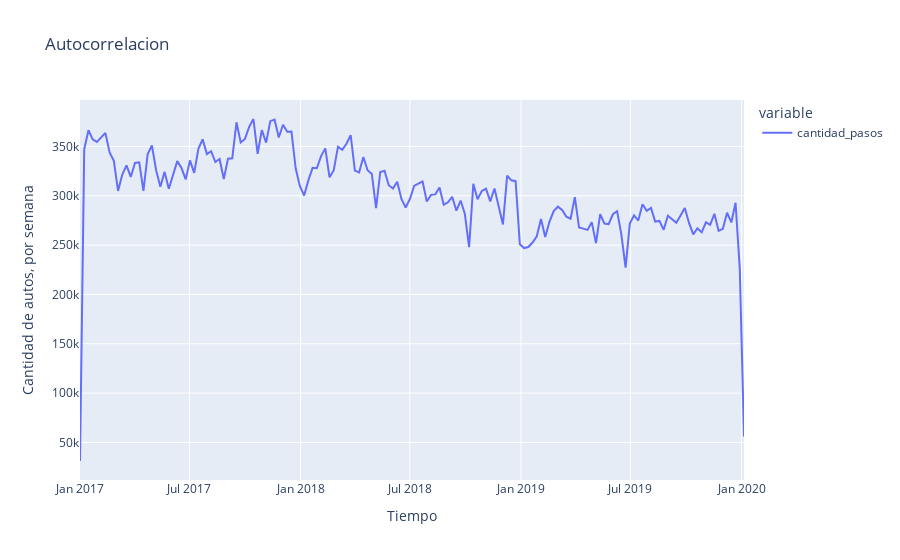

This figure's notebook cell:
### Code cell
grafico_sem = px.line(semanal, title= 'Autocorrelacion')
grafico_sem.update_layout(xaxis={"title": "Tiempo"},yaxis={"title": "Cantidad de autos, por semana"})
grafico_sem.show()

### Figure 1 — Plotly figure (JSON) as saved in the notebook; plotly's stock layout.template omitted (floating-point values rounded to 4 significant figures; data arrays with more than 128 entries replaced by an {"elided": "..."} marker saying what was removed)
{"data": [{"hovertemplate": "variable=cantidad_pasos<br>fecha=%{x}<br>value=%{y}<extra></extra>", "legendgroup": "cantidad_pasos", "line": {"color": "#636efa", "dash": "solid"}, "marker": {"symbol": "circle"}, "mode": "lines", "name": "cantidad_pasos", "orientation": "v", "showlegend": true, "type": "scatter", "x": {"elided": "158 str values"}, "xaxis": "x", "y": {"elided": "158 float values"}, "yaxis": "y"}], "layout": {"legend": {"title": {"text": "variable"}, "tracegroupgap": 0}, "title": {"text": "Autocorrelacion"}, "xaxis": {"anchor": "y", "domain": [0, 1], "title": {"text": "Tiempo"}}, "yaxis": {"anchor": "x", "domain": [0, 1], "title": {"text": "Cantidad de autos, por semana"}}}}
